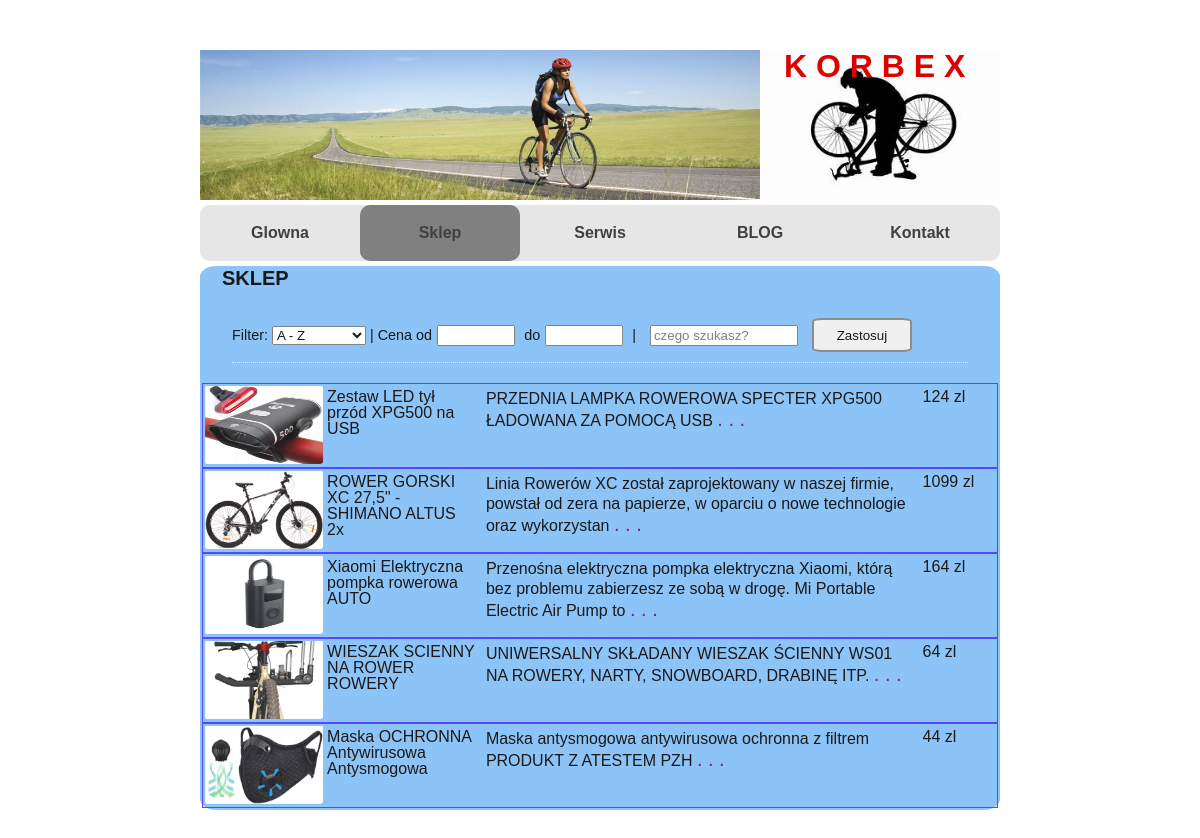
The app's page /store with its own data.
### korbex/models.py (models this page shows, shortened)
class StoreProducts(models.Model):
    image = models.ImageField(null=True, blank=True)
    name_product = models.CharField(max_length=40, unique=True)
    incomplete_description = models.TextField(max_length=130)
    continue_description = models.TextField(max_length=600, null=True, blank=True)
    price = models.PositiveIntegerField()
    @property
    def imageUrl(self):
        try:
            im = self.image.url
        except:
            im = ''
        return im

### korbex/views.py (the view)
# urls.py: path('store', views.store, name='store_p'),
def store(request):
    context = {}
    context['sort_form'] = SortedForm()
    context['prices_form'] = PriceMinMax()
    context['search_form'] = SearchForm()
    context['products'] = StoreProducts.objects.all()
    return render(request, 'korbex/store.html', context)

### korbex/forms.py
class SortedForm(forms.Form):
    sorted_prod = forms.ChoiceField(choices=option, label='')

class PriceMinMax(forms.Form):
    price_min = forms.IntegerField(widget=forms.NumberInput(attrs={"class": "price"}), min_value=0, max_value=99999)
    price_max = forms.IntegerField(widget=forms.NumberInput(attrs={"class": "price"}), min_value=1, max_value=100000)

### korbex/templates/korbex/store.html (shortened to what this page needs)
{% extends './index.html' %}
{% load static %}
{%block store%}
    active
{%endblock%}
{% block content %}
<div class="content-store">
    <h3>SKLEP</h3>
    <div class="sort-bar">
        <form action="#" method="GET">
           Filter:
        {{sort_form}}
            | Cena  od{{prices_form.price_min}} do{{prices_form.price_min}}
            |           {{search_form}}
            <input class="zastosuj" type="submit" value="Zastosuj">
        </form>
    </div>
<ul class="thumb-list">
    {% for prod in products %}
       <li>
           <div><img src="{{ prod.imageUrl }}"></div>
            <h4>{{prod.name_product}}</h4>
            <p>{{prod.incomplete_description}}
                <label style="font-size: 20px" for="{{prod.id}}">. . .</label>
            </p>
           <div class="price">{{ prod.price }} zl</div>
       </li>
    {% endfor %}
</ul>
</div>
{% endblock %}

### static/css/style.css (style rules this page uses)
body { background-attachment: fixed; background-height: 100%; background-repeat: no-repeat; font-family: Raleway, sans-serif; background-image: url(https://i.pinimg.com/originals/5f/47/84/5f47840c5ee678b8c16ce80b39d7a0ad.jpg); }
h3 { font-size: 20px; font-weight: bold; margin-bottom: 10px; margin-left: 20px; display: flex; }
p { line-height: 20px; }
.content-store { background: #81BEF7; width: 100%; padding: 2px; border-radius: 2%; opacity: 0.9; }
.sort-bar { border-bottom: 1px dotted #dfe9f2; font: 0.9em Helvetica, Arial, Tahoma; margin: 20px 30px; padding: 10px 0; }
.price { width: 70px; }
.search { width: 140px; margin-left: 10px; }
.zastosuj { width: 100px; height: 34px; margin-left: 10px; border-radius:10%; border: 2px solid grey; }
.thumb-list { display: flex; flex-direction: column; overflow: hidden; margin: 0; padding: 0; }
.thumb-list li { display: grid; grid-template-columns: 15% 20% 55% 10%; border: 1px #4833FE solid; }
.thumb-list li img { height: 78px; width: 118px; padding-top: 2px; padding-left: 2px; border-radius: 3%; z-index: 0; }
.thumb-list li h4 { overflow: hidden; margin: 5px; }
.thumb-list li p { overflow: hidden; margin: 5px; }
.price { overflow: hidden; margin: 5px; }
.reference ~ label { font-size: 16px; padding: 0; color: purple; cursor: pointer; display: inline-block; }

### records on screen
StoreProducts: imageUrl (picture), name_product "Zestaw LED tył przód XPG500 na USB", incomplete_description "PRZEDNIA LAMPKA ROWEROWA SPECTER XPG500 ŁADOWANA ZA POMOCĄ USB", price "124"
StoreProducts: imageUrl (picture), name_product "ROWER GÓRSKI XC 27,5\" - SHIMANO ALTUS 2x", incomplete_description "Linia Rowerów XC został zaprojektowany w naszej firmie, powstał od zera na papierze, w oparciu o nowe technologie oraz wykorzystan", price "1099"
StoreProducts: imageUrl (picture), name_product "Xiaomi Elektryczna pompka rowerowa AUTO", incomplete_description "Przenośna elektryczna pompka elektryczna Xiaomi, którą bez problemu zabierzesz ze sobą w drogę. Mi Portable Electric Air Pump to", price "164"
StoreProducts: imageUrl (picture), name_product "WIESZAK ŚCIENNY NA ROWER ROWERY", incomplete_description "UNIWERSALNY SKŁADANY WIESZAK ŚCIENNY WS01 NA ROWERY, NARTY, SNOWBOARD, DRABINĘ ITP.", price "64"
StoreProducts: imageUrl (picture), name_product "Maska OCHRONNA Antywirusowa Antysmogowa", incomplete_description "Maska antysmogowa antywirusowa ochronna z filtrem PRODUKT Z ATESTEM PZH", price "44"
